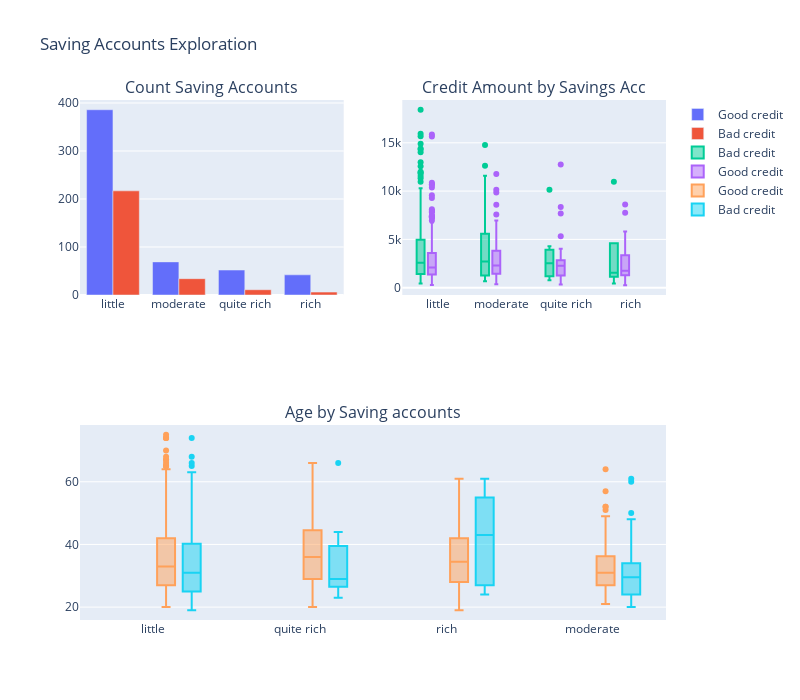

Source (notebook cell):
### Code cell
from plotly import tools
import numpy as np
import plotly.graph_objs as go

count_good = go.Bar(
    x = df_good["Saving accounts"].value_counts().index.values,
    y = df_good["Saving accounts"].value_counts().values,
    name='Good credit'
)
count_bad = go.Bar(
    x = df_bad["Saving accounts"].value_counts().index.values,
    y = df_bad["Saving accounts"].value_counts().values,
    name='Bad credit'
)


box_1 = go.Box(
    x=df_good["Saving accounts"],
    y=df_good["Credit amount"],
    name='Good credit'
)
box_2 = go.Box(
    x=df_bad["Saving accounts"],
    y=df_bad["Credit amount"],
    name='Bad credit'
)

scat_1 = go.Box(
    x=df_good["Saving accounts"],
    y=df_good["Age"],
    name='Good credit'
)
scat_2 = go.Box(
    x=df_bad["Saving accounts"],
    y=df_bad["Age"],
    name='Bad credit'
)

data = [scat_1, scat_2, box_1, box_2, count_good, count_bad]

fig = make_subplots(rows=2, cols=2, specs=[[{}, {}], [{'colspan': 2}, None]],
                          subplot_titles=('Count Saving Accounts','Credit Amount by Savings Acc', 
                                          'Age by Saving accounts'))

fig.append_trace(count_good, 1, 1)
fig.append_trace(count_bad, 1, 1)

fig.append_trace(box_2, 1, 2)
fig.append_trace(box_1, 1, 2)

fig.append_trace(scat_1, 2, 1)
fig.append_trace(scat_2, 2, 1)



fig['layout'].update(height=700, width=800, title='Saving Accounts Exploration', boxmode='group')

py.iplot(fig, filename='combined-savings')

### Figure 1 — Plotly figure (JSON) as saved in the notebook; plotly's stock layout.template omitted (floating-point values rounded to 4 significant figures; data arrays with more than 128 entries replaced by an {"elided": "..."} marker saying what was removed)
{"data": [{"name": "Good credit", "type": "bar", "x": ["little", "moderate", "quite rich", "rich"], "xaxis": "x", "y": [386, 69, 52, 42], "yaxis": "y"}, {"name": "Bad credit", "type": "bar", "x": ["little", "moderate", "quite rich", "rich"], "xaxis": "x", "y": [217, 34, 11, 6], "yaxis": "y"}, {"name": "Bad credit", "type": "box", "x": {"elided": "300 str values"}, "xaxis": "x2", "y": {"elided": "300 int values"}, "yaxis": "y2"}, {"name": "Good credit", "type": "box", "x": {"elided": "700 str values"}, "xaxis": "x2", "y": {"elided": "700 int values"}, "yaxis": "y2"}, {"name": "Good credit", "type": "box", "x": {"elided": "700 str values"}, "xaxis": "x3", "y": {"elided": "700 int values"}, "yaxis": "y3"}, {"name": "Bad credit", "type": "box", "x": {"elided": "300 str values"}, "xaxis": "x3", "y": {"elided": "300 int values"}, "yaxis": "y3"}], "layout": {"annotations": [{"font": {"size": 16}, "showarrow": false, "text": "Count Saving Accounts", "x": 0.225, "xanchor": "center", "xref": "paper", "y": 1, "yanchor": "bottom", "yref": "paper"}, {"font": {"size": 16}, "showarrow": false, "text": "Credit Amount by Savings Acc", "x": 0.775, "xanchor": "center", "xref": "paper", "y": 1, "yanchor": "bottom", "yref": "paper"}, {"font": {"size": 16}, "showarrow": false, "text": "Age by Saving accounts", "x": 0.5, "xanchor": "center", "xref": "paper", "y": 0.375, "yanchor": "bottom", "yref": "paper"}], "boxmode": "group", "height": 700, "title": {"text": "Saving Accounts Exploration"}, "width": 800, "xaxis": {"anchor": "y", "domain": [0, 0.45]}, "xaxis2": {"anchor": "y2", "domain": [0.55, 1]}, "xaxis3": {"anchor": "y3", "domain": [0, 1]}, "yaxis": {"anchor": "x", "domain": [0.625, 1]}, "yaxis2": {"anchor": "x2", "domain": [0.625, 1]}, "yaxis3": {"anchor": "x3", "domain": [0, 0.375]}}}
